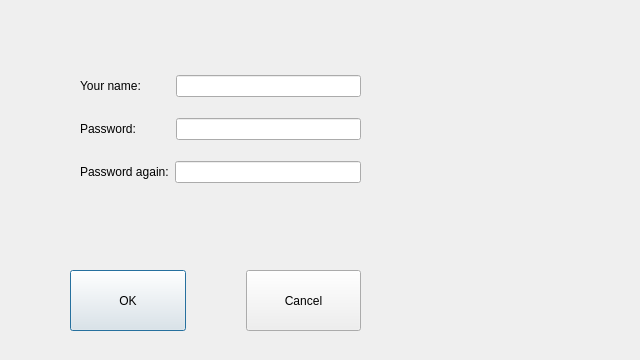
<?xml version="1.0" encoding="UTF-8"?>
<ui version="4.0">
 <class>SignupDialog</class>
 <widget class="QDialog" name="SignupDialog">
  <property name="geometry">
   <rect>
    <x>0</x>
    <y>0</y>
    <width>640</width>
    <height>360</height>
   </rect>
  </property>
  <property name="windowTitle">
   <string>Dialog</string>
  </property>
  <widget class="QLabel" name="usernameAuthLabel">
   <property name="geometry">
    <rect>
     <x>380</x>
     <y>72</y>
     <width>281</width>
     <height>16</height>
    </rect>
   </property>
   <property name="text">
    <string/>
   </property>
  </widget>
  <widget class="QLabel" name="pwdAuthLabel">
   <property name="geometry">
    <rect>
     <x>370</x>
     <y>122</y>
     <width>261</width>
     <height>21</height>
    </rect>
   </property>
   <property name="text">
    <string/>
   </property>
  </widget>
  <widget class="QLabel" name="pwdreAuthLabel">
   <property name="geometry">
    <rect>
     <x>380</x>
     <y>171</y>
     <width>291</width>
     <height>20</height>
    </rect>
   </property>
   <property name="text">
    <string/>
   </property>
  </widget>
  <widget class="QWidget" name="layoutWidget">
   <property name="geometry">
    <rect>
     <x>80</x>
     <y>60</y>
     <width>281</width>
     <height>141</height>
    </rect>
   </property>
   <layout class="QVBoxLayout" name="verticalLayout">
    <item>
     <layout class="QHBoxLayout" name="horizontalLayout">
      <item>
       <widget class="QLabel" name="label">
        <property name="minimumSize">
         <size>
          <width>90</width>
          <height>0</height>
         </size>
        </property>
        <property name="text">
         <string>Your name:</string>
        </property>
       </widget>
      </item>
      <item>
       <widget class="QLineEdit" name="usernameLineEdit"/>
      </item>
     </layout>
    </item>
    <item>
     <layout class="QHBoxLayout" name="horizontalLayout_2">
      <item>
       <widget class="QLabel" name="label_2">
        <property name="sizePolicy">
         <sizepolicy hsizetype="Minimum" vsizetype="Preferred">
          <horstretch>0</horstretch>
          <verstretch>0</verstretch>
         </sizepolicy>
        </property>
        <property name="minimumSize">
         <size>
          <width>90</width>
          <height>0</height>
         </size>
        </property>
        <property name="text">
         <string>Password:</string>
        </property>
       </widget>
      </item>
      <item>
       <widget class="QLineEdit" name="pwdLineEdit">
        <property name="echoMode">
         <enum>QLineEdit::Password</enum>
        </property>
       </widget>
      </item>
     </layout>
    </item>
    <item>
     <layout class="QHBoxLayout" name="horizontalLayout_3">
      <item>
       <widget class="QLabel" name="label_3">
        <property name="text">
         <string>Password again:</string>
        </property>
       </widget>
      </item>
      <item>
       <widget class="QLineEdit" name="pwdreLineEdit">
        <property name="echoMode">
         <enum>QLineEdit::Password</enum>
        </property>
       </widget>
      </item>
     </layout>
    </item>
   </layout>
  </widget>
  <widget class="QWidget" name="layoutWidget1">
   <property name="geometry">
    <rect>
     <x>70</x>
     <y>270</y>
     <width>291</width>
     <height>61</height>
    </rect>
   </property>
   <layout class="QHBoxLayout" name="horizontalLayout_4">
    <property name="spacing">
     <number>60</number>
    </property>
    <item>
     <widget class="QPushButton" name="okPushButton">
      <property name="sizePolicy">
       <sizepolicy hsizetype="Minimum" vsizetype="Expanding">
        <horstretch>0</horstretch>
        <verstretch>0</verstretch>
       </sizepolicy>
      </property>
      <property name="text">
       <string>OK</string>
      </property>
     </widget>
    </item>
    <item>
     <widget class="QPushButton" name="cancelPushButton">
      <property name="sizePolicy">
       <sizepolicy hsizetype="Minimum" vsizetype="Expanding">
        <horstretch>0</horstretch>
        <verstretch>0</verstretch>
       </sizepolicy>
      </property>
      <property name="text">
       <string>Cancel</string>
      </property>
     </widget>
    </item>
   </layout>
  </widget>
  <widget class="QLabel" name="infoLabel">
   <property name="geometry">
    <rect>
     <x>40</x>
     <y>220</y>
     <width>491</width>
     <height>31</height>
    </rect>
   </property>
   <property name="font">
    <font>
     <pointsize>12</pointsize>
     <weight>75</weight>
     <bold>true</bold>
    </font>
   </property>
   <property name="text">
    <string/>
   </property>
  </widget>
 </widget>
 <resources/>
 <connections>
  <connection>
   <sender>cancelPushButton</sender>
   <signal>clicked()</signal>
   <receiver>SignupDialog</receiver>
   <slot>close()</slot>
   <hints>
    <hint type="sourcelabel">
     <x>359</x>
     <y>271</y>
    </hint>
    <hint type="destinationlabel">
     <x>435</x>
     <y>238</y>
    </hint>
   </hints>
  </connection>
 </connections>
</ui>
